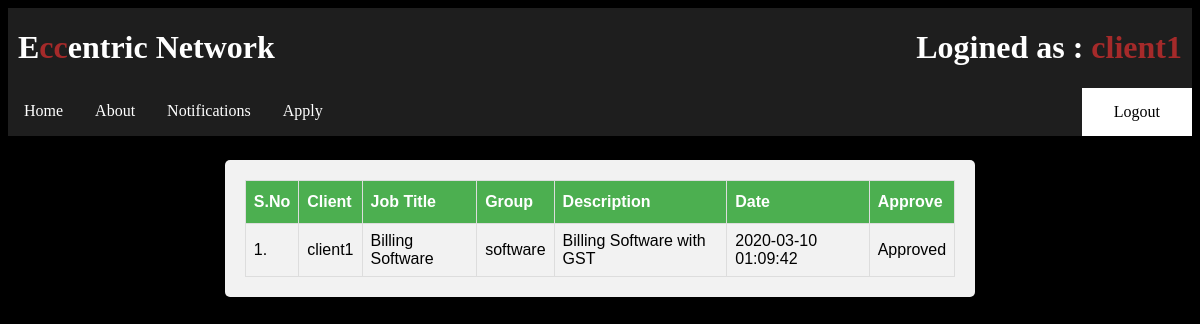
/notify.php (signed in), run on the app's committed database.
### tables this page shows
CREATE TABLE `work` (
  `id` int(11) NOT NULL,
  `client_name` varchar(64) NOT NULL,
  `work` text NOT NULL,
  `group_name` varchar(64) NOT NULL,
  `description` text NOT NULL,
  `leader_comments` text NOT NULL,
  `admin_approved` int(11) NOT NULL DEFAULT 0,
  `admin_by` varchar(64) NOT NULL,
  `leader_approved` int(11) NOT NULL DEFAULT 0,
  `leader_by` varchar(64) NOT NULL,
  `date` timestamp NOT NULL DEFAULT current_timestamp() ON UPDATE current_timestamp()
);

### notify.php (the view, shortened to what this page needs)
<?php
	require("database.php");
?>
<!DOCTYPE html>
<html>
<head>
	<link rel="stylesheet" href="style.css">
</head>
<body class="bg" style="min-height:600px">
<ul>
<li><h1 style='color:white;padding-left:10px'>E<span style='color:brown'>cc</span>entric Network</h1></li>
<?php
if(isset($_SESSION["username"]) && !empty($_SESSION["username"]))
{
	echo '<li style="float:right"><h1 style="color:white;padding-right:10px">Logined as : <span style="color:brown">'.$_SESSION["username"].'</span></h5></li>';
}
?>
</ul>
<ul>
  <li><a href="index.php">Home</a></li>
  <li><a href="about.php" >About</a></li>
  <li><a href="notify.php" >Notifications</a></li>
  <?php
	if(isset($_SESSION["username"]) && !empty($_SESSION["username"]))
	{
		if($_SESSION["role"]=="admin")
		{
			$query_approve="Select * from work where admin_approved=0";
			echo '<li><a href="post.php" >Post</a></li>';
		}
		else if($_SESSION["role"]=="leader")
		{
			$query_approve="Select * from work where leader_approved=0 and group_name='".$_SESSION["group_name"]."'";
			echo '<li><a href="project.php" >Project</a></li>';
		}
		else if($_SESSION["role"]=="developer")
		{
			$query_approve="Select * from work where group_name='".$_SESSION["group_name"]."' and leader_approved=1";
			echo '<li><a href="view.php" >Work Assign</a></li>';
		}
		else if($_SESSION["role"]=="client")
		{
			$query_approve="Select * from work where admin_approved=1 and client_name='".$_SESSION["username"]."'";
			echo '<li><a href="apply.php" >Apply</a></li>';
		}
		echo '<li style="float: right;"><a href="logout.php" class="button" style="background-color:white;color:black" >Logout</a></li>';
	}
	else
	{
		echo '<li><a href="register.php">Register</a></li>';
		echo '<li style="float: right;"><a href="login.php" class="button" style="background-color:white;color:black" >Login</a></li>';
	}
	?>
</ul>
<div style='margin-top:2%'>
<form name="addform" action="<?php echo $_SERVER["REQUEST_URI"]?>" method="post" enctype="multipart/form-data" novalidate>
	<table id="file">
	  <tr>
		<th>S.No</th>
		<th>Client</th>
		<th>Job Title</th>
		<th>Group</th>
		<th>Description</th>
		<th>Date</th>
		<th>Approve</th>
	  </tr>
	<?php
	$work=$conn->query($query_approve);
	if($work->num_rows>0)
	{
		$i=1;
		while($row=$work->fetch_assoc())
		{
			if($_SESSION["role"]=="client" || $_SESSION["role"]=="developer")
			{
				$button="Approved";
			}
			else
			{
				$button='<button type="submit" name="work_id_'.$_SESSION["group_name"].'" value="'.$row["id"].'">Approve</button>';
			}
			echo '<tr>
					<td>'.$i.'.</td>
					<td>'.$row["client_name"].'</td>
					<td>'.$row["work"].'</td>
					<td>'.$row["group_name"].'</td>
					<td>'.$row["description"].'</td>
					<td>'.$row["date"].'</td>
					<td>'.$button.'</td>
				</tr>';
				$i++;
		}
	}
	else
	{
		echo '<tr style="text-align:center"><td colspan=7>No records</td></tr>';
	}
	?>
	</table>
</form>
</div>
	</body>
</html>
</html>

### style.css (style rules this page uses)
div { margin:auto; width:60%; border-radius: 5px; background-color: #f2f2f2; padding: 20px; }
ul { list-style-type: none; margin: 0; padding: 0; overflow: hidden; background-color: #33333396; }
ul li { float: left; }
ul li a { display: block; color: white; text-align: center; padding: 14px 16px; text-decoration: none; }
.bg { background-color: black; background-position: fixed; background-repeat: no-repeat; background-size: 100% 100%; }
.button { background-color: #0000ff; border: none; color: white; padding: 15px 32px; text-align: center; text-decoration: none; display: inline-block; font-size: 16px; }
#file { font-family: "Trebuchet MS", Arial, Helvetica, sans-serif; border-collapse: collapse; width: 100%; }
#file td, #file th { border: 1px solid #ddd; padding: 8px; }
#file tr:nth-child(even) { background-color: #f2f2f2; }
#file th { padding-top: 12px; padding-bottom: 12px; text-align: left; background-color: #4CAF50; color: white; }

### data on the page
work: client_name "client1", work "Billing Software", group_name "software", description "Billing Software with GST", date "2020-03-10 01:09:42", button "Approved"

### other printed values
$_SESSION["username"] "client1"
